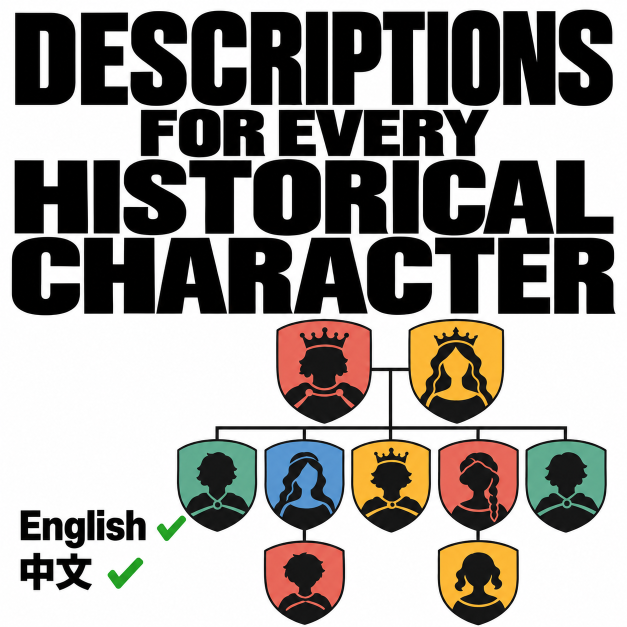
#> input picture workshop/assets/cover-master.en.png, 1254 x 1254 px (shown at 1/2 size)
$ python cover.py derive
#> lines starting #> are read from the running program, lines starting #| are printed output that depends on the picture
"""工坊封面：Codex 生图模型画的母版（workshop/assets/cover-master.*.png，提示词在 cover-prompt.*.txt），
导出 cover.jpg、cover.zh-CN.jpg（1254，JPEG 90）和模组缩略图 thumbnail.png（512）。封面是宣传图，不是游戏截图。

uv run --with pillow python tools/cover.py derive
"""
import argparse
import hashlib
import json
from pathlib import Path

from PIL import Image

ROOT = Path(__file__).resolve().parent.parent
ASSETS = ROOT / 'workshop' / 'assets'


def derive():
    files = {}
    for lang, jpg in (('en', 'cover.jpg'), ('zh-CN', 'cover.zh-CN.jpg')):
        m = Image.open(ASSETS / f'cover-master.{lang}.png').convert('RGB')
#> m is the input picture: PIL image 1254x1254 RGB; mean R, G, B 151.2, 147.8, 143.7
        side = min(m.size)
#> side = 1254
        m = m.crop(((m.width - side) // 2, (m.height - side) // 2, (m.width + side) // 2, (m.height + side) // 2))
        m.resize((1254, 1254), Image.LANCZOS).save(ASSETS / jpg, quality=90)
        files[jpg] = f'cover-master.{lang}.png'
        if lang == 'en':
            m.resize((512, 512), Image.LANCZOS).save(ASSETS / 'thumbnail.png', optimize=True)
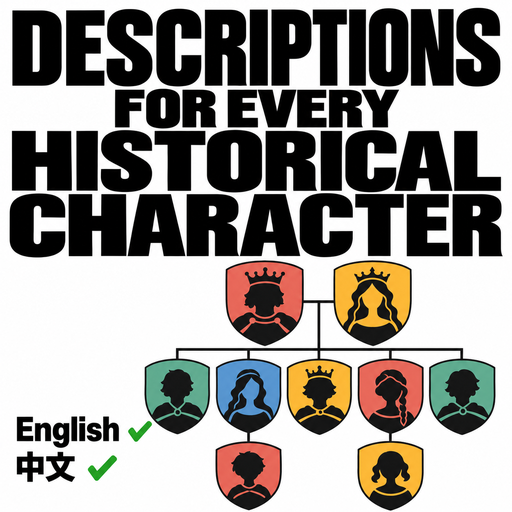
#> saved as thumbnail.png: PIL image 512x512 RGB; mean R, G, B 151.1, 147.8, 143.7
            files['thumbnail.png'] = 'cover-master.en.png'
    for f in files:
        assert (ASSETS / f).stat().st_size < 1_000_000, f'{f} 超过工坊 1 MB 上限'
    sha = {f: hashlib.sha256((ASSETS / f).read_bytes()).hexdigest()
           for f in sorted(set(files) | set(files.values()) | {'map-reference.png'}) if (ASSETS / f).exists()}
    print(json.dumps(sha, indent=1))
    return sha


def main():
    ap = argparse.ArgumentParser(description=__doc__, formatter_class=argparse.RawDescriptionHelpFormatter)
    ap.add_argument('cmd', choices=['derive'])
    ap.parse_args()
    derive()


if __name__ == '__main__':
#> (the run stopped early here; a loop or call above may not have finished)
